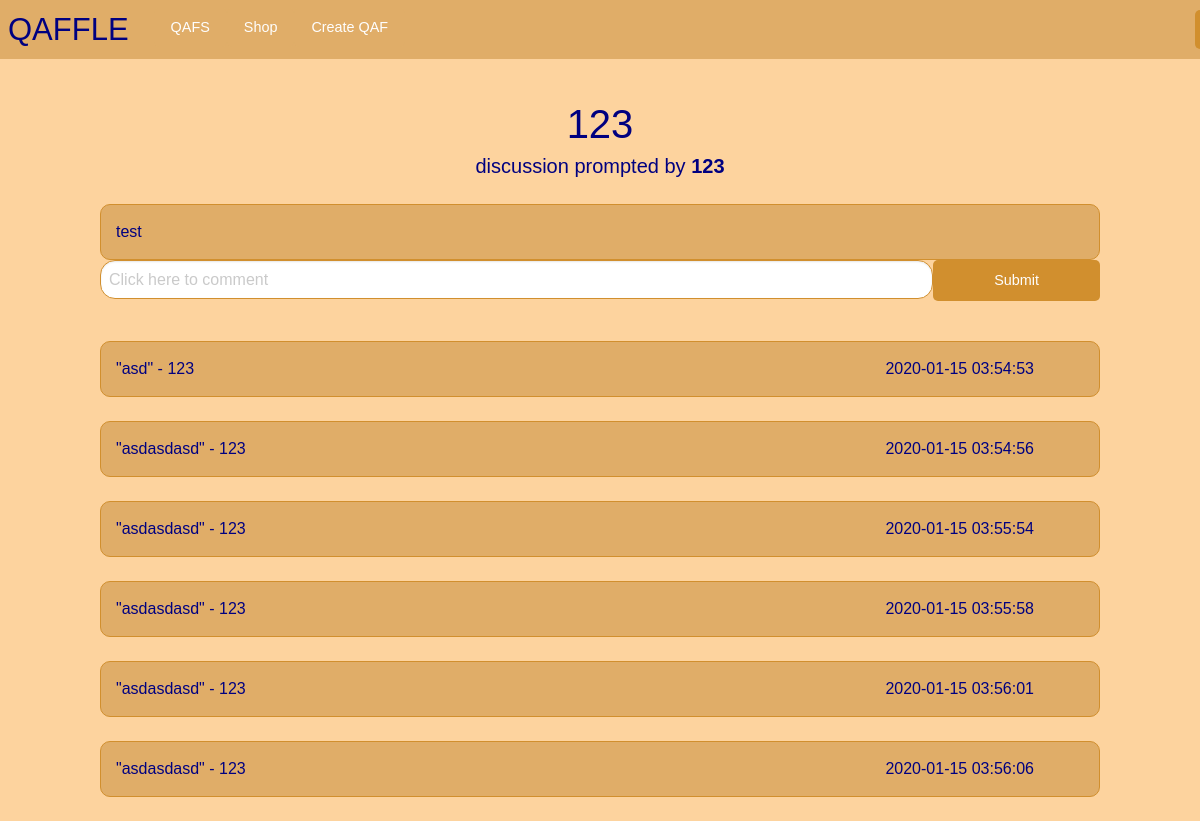
The page /qaf/1/1 (signed in) on the database its author committed.
### tables this page shows
CREATE TABLE posts (id INTEGER PRIMARY KEY, author_id INTEGER, title TEXT, content TEXT, qaf_id INTEGER, tags TEXT, time_created DATETIME DEFAULT CURRENT_TIMESTAMP);

CREATE TABLE users (id INTEGER PRIMARY KEY, username TEXT, password TEXT, waffles INT, qafs_joined TEXT);

CREATE TABLE comments (id INTEGER PRIMARY KEY, author_id INTEGER, content TEXT, post_id INTEGER, qaf_id INTEGER, time_created DATETIME DEFAULT CURRENT_TIMESTAMP);

### app.py (the view)
@app.route("/qaf/<qaf_id>/<post_id>", methods=['GET', 'POST'])
def show_post(qaf_id,post_id):
    if current_user() == None:
      flash('You must be logged in to access this page', 'warning')
      return redirect( url_for( 'login'))
    if ('comment' in request.form):
        entry = request.form
        Comment.new_comment(current_user().id, entry['comment'], post_id, qaf_id)
    post = Post(post_id)
    comments = post.get_comments()
    return render_template('post.html', title = post.title, post = post, comments = comments, author = User(post.author_id).username)

### app.py (called while the page is built)
def current_user():
    if 'user_id' in session:
        return User(session['user_id'])
    return None

@app.context_processor
def make_template_globals():
    return dict(current_user=current_user())

### util/db_builder.py (called while the page is built)
def execute(cmd):
    db = sqlite3.connect(DB_FILE)
    c = db.cursor()
    output = c.execute(cmd)
    db.commit()
    return output

### util/post.py (called while the page is built)
    def get_comments(self):
        command = f'SELECT id FROM comments WHERE post_id = {self.id}'
        data = execute(command).fetchall()
        comments = []
        for comment_id in data:
            comments.append(Comment(comment_id[0]))
        return comments

### templates/post.html
{% extends "base.html" %}
{% block content %}
<div class="grid-x">
  <h2 class="small-12">{{ post.title }}</h2>
  <h5 class="small-12">discussion prompted by <strong>{{author}}</strong></h5>
  <div class="small-12">
    <br>
  </div>
  <div class="post small-10 small-offset-1">
    {{ post.content }}
  </div>
  <div class="small-12 grid-x">
    <form class="form-group small-10 small-offset-1" method="post">
      <div class="grid-x">
        <input class="textInput small-10" name="comment" type="text" placeholder='Click here to comment'>
        <input class="button small-2" type="submit" value="Submit">
      </div>
      <br>
    </form>
  </div>
  {% for comment in comments %}
  <div class="post small-10 small-offset-1">
    <div style="word-wrap: break-word;">"{{comment.content}}" - {{comment.author}} <div style="float:right;margin-right:50px">{{comment.time_created}}</div> </div>
  </div>
  <div class="small-12">
    <br>
  </div>
  {% endfor %}
</div>
{% endblock content %}

### static/css/stylesheet.css (style rules this page uses)
body { font-family: 'Overpass', sans-serif; background-color: RGB(253, 211, 158); color: navy; }
.button { background-color: RGB(209, 143, 46); border-radius: 5px; }
h2 { color: navy); margin: auto; font-family: 'Overpass', sans-serif; text-align: center; }
h5 { margin: auto; text-align: center; font-family: 'Overpass', sans-serif; }
.textInput { border-radius: 15px; background-color: white; border-color: RGB(209, 143, 46); color: navy; }
.post { border-color: RGB(209, 143, 46); border-style: solid; border-width: thin; border-radius: 10px; background-color: RGB(224, 173, 104); padding: 15px; }

### rows shown on the page
posts: title "123", content "test"
users: username "123", author "123" "123" "123" "123" "123" "123"
comments: content "asd", time_created "2020-01-15 03:54:53"
comments: content "asdasdasd", time_created "2020-01-15 03:54:56"
comments: content "asdasdasd", time_created "2020-01-15 03:55:54"
comments: content "asdasdasd", time_created "2020-01-15 03:55:58"
comments: content "asdasdasd", time_created "2020-01-15 03:56:01"
comments: content "asdasdasd", time_created "2020-01-15 03:56:06"
